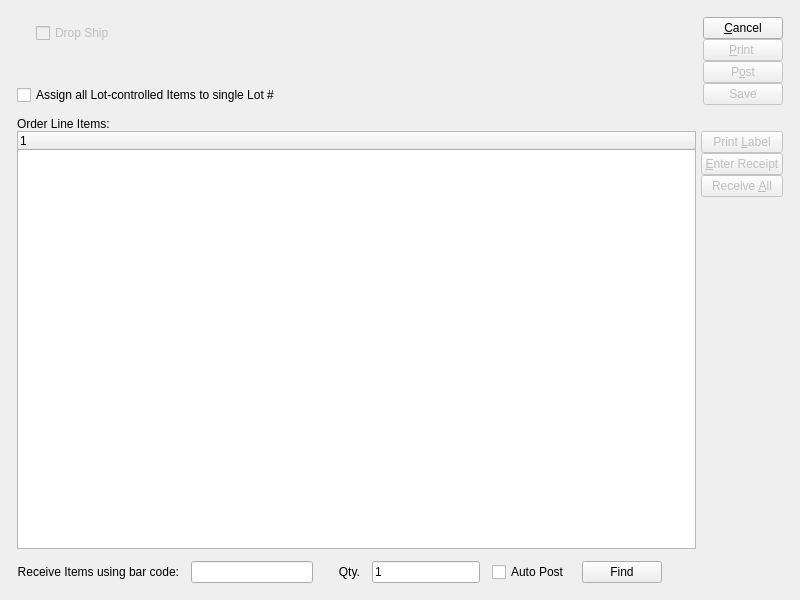
<?xml version="1.0" encoding="UTF-8"?>
<ui version="4.0">
 <comment>This file is part of the xTuple ERP: PostBooks Edition, a free and
open source Enterprise Resource Planning software suite,
Copyright (c) 1999-2011 by OpenMFG LLC, d/b/a xTuple.
It is licensed to you under the Common Public Attribution License
version 1.0, the full text of which (including xTuple-specific Exhibits)
is available at www.xtuple.com/CPAL.  By using this software, you agree
to be bound by its terms.</comment>
 <class>enterPoReceipt</class>
 <widget class="QWidget" name="enterPoReceipt">
  <property name="geometry">
   <rect>
    <x>0</x>
    <y>0</y>
    <width>800</width>
    <height>600</height>
   </rect>
  </property>
  <property name="windowTitle">
   <string>Enter Order Receipts</string>
  </property>
  <layout class="QGridLayout" name="gridLayout_3">
   <item row="0" column="0">
    <layout class="QGridLayout" name="gridLayout_2">
     <property name="margin">
      <number>12</number>
     </property>
     <property name="spacing">
      <number>12</number>
     </property>
     <item row="0" column="0">
      <layout class="QHBoxLayout" name="horizontalLayout">
       <item>
        <layout class="QVBoxLayout" name="verticalLayout">
         <property name="spacing">
          <number>5</number>
         </property>
         <item>
          <layout class="QHBoxLayout">
           <property name="leftMargin">
            <number>14</number>
           </property>
           <item>
            <widget class="OrderCluster" name="_order">
             <property name="sizePolicy">
              <sizepolicy hsizetype="Fixed" vsizetype="Fixed">
               <horstretch>0</horstretch>
               <verstretch>0</verstretch>
              </sizepolicy>
             </property>
            </widget>
           </item>
           <item>
            <layout class="QVBoxLayout" name="verticalLayout_2">
             <property name="topMargin">
              <number>6</number>
             </property>
             <item>
              <widget class="QCheckBox" name="_dropShip">
               <property name="enabled">
                <bool>false</bool>
               </property>
               <property name="text">
                <string>Drop Ship</string>
               </property>
              </widget>
             </item>
             <item>
              <spacer name="verticalSpacer">
               <property name="orientation">
                <enum>Qt::Vertical</enum>
               </property>
               <property name="sizeHint" stdset="0">
                <size>
                 <width>20</width>
                 <height>0</height>
                </size>
               </property>
              </spacer>
             </item>
            </layout>
           </item>
           <item>
            <spacer name="horizontalSpacer_2">
             <property name="orientation">
              <enum>Qt::Horizontal</enum>
             </property>
             <property name="sizeHint" stdset="0">
              <size>
               <width>40</width>
               <height>0</height>
              </size>
             </property>
            </spacer>
           </item>
          </layout>
         </item>
         <item>
          <widget class="XCheckBox" name="_singleLot">
           <property name="text">
            <string>Assign all Lot-controlled Items to single Lot #</string>
           </property>
          </widget>
         </item>
        </layout>
       </item>
       <item>
        <layout class="QVBoxLayout">
         <property name="spacing">
          <number>0</number>
         </property>
         <item>
          <widget class="QPushButton" name="_close">
           <property name="text">
            <string>&amp;Cancel</string>
           </property>
          </widget>
         </item>
         <item>
          <widget class="QPushButton" name="_print">
           <property name="enabled">
            <bool>false</bool>
           </property>
           <property name="text">
            <string>&amp;Print </string>
           </property>
          </widget>
         </item>
         <item>
          <widget class="QPushButton" name="_post">
           <property name="enabled">
            <bool>false</bool>
           </property>
           <property name="text">
            <string>P&amp;ost</string>
           </property>
           <property name="autoDefault">
            <bool>true</bool>
           </property>
           <property name="default">
            <bool>true</bool>
           </property>
          </widget>
         </item>
         <item>
          <widget class="QPushButton" name="_save">
           <property name="enabled">
            <bool>false</bool>
           </property>
           <property name="text">
            <string>Save</string>
           </property>
          </widget>
         </item>
         <item>
          <spacer>
           <property name="orientation">
            <enum>Qt::Vertical</enum>
           </property>
           <property name="sizeType">
            <enum>QSizePolicy::Expanding</enum>
           </property>
           <property name="sizeHint" stdset="0">
            <size>
             <width>20</width>
             <height>0</height>
            </size>
           </property>
          </spacer>
         </item>
        </layout>
       </item>
      </layout>
     </item>
     <item row="1" column="0">
      <widget class="QFrame" name="_frame">
       <property name="sizePolicy">
        <sizepolicy hsizetype="Preferred" vsizetype="Expanding">
         <horstretch>0</horstretch>
         <verstretch>1</verstretch>
        </sizepolicy>
       </property>
       <property name="frameShape">
        <enum>QFrame::NoFrame</enum>
       </property>
       <property name="frameShadow">
        <enum>QFrame::Raised</enum>
       </property>
       <layout class="QGridLayout" name="gridLayout">
        <property name="margin">
         <number>0</number>
        </property>
        <item row="0" column="0">
         <layout class="QVBoxLayout">
          <property name="spacing">
           <number>0</number>
          </property>
          <item>
           <widget class="QLabel" name="_orderitemLit">
            <property name="text">
             <string>Order Line Items:</string>
            </property>
           </widget>
          </item>
          <item>
           <layout class="QHBoxLayout">
            <property name="spacing">
             <number>5</number>
            </property>
            <item>
             <widget class="XTreeWidget" name="_orderitem"/>
            </item>
            <item>
             <layout class="QVBoxLayout">
              <property name="spacing">
               <number>0</number>
              </property>
              <item>
               <widget class="QPushButton" name="_printLabel">
                <property name="enabled">
                 <bool>false</bool>
                </property>
                <property name="text">
                 <string>Print &amp;Label</string>
                </property>
               </widget>
              </item>
              <item>
               <widget class="QPushButton" name="_enter">
                <property name="enabled">
                 <bool>false</bool>
                </property>
                <property name="text">
                 <string>&amp;Enter Receipt</string>
                </property>
               </widget>
              </item>
              <item>
               <widget class="QPushButton" name="_all">
                <property name="enabled">
                 <bool>false</bool>
                </property>
                <property name="text">
                 <string>Receive &amp;All</string>
                </property>
               </widget>
              </item>
              <item>
               <spacer>
                <property name="orientation">
                 <enum>Qt::Vertical</enum>
                </property>
                <property name="sizeType">
                 <enum>QSizePolicy::Expanding</enum>
                </property>
                <property name="sizeHint" stdset="0">
                 <size>
                  <width>20</width>
                  <height>20</height>
                 </size>
                </property>
               </spacer>
              </item>
             </layout>
            </item>
           </layout>
          </item>
         </layout>
        </item>
       </layout>
      </widget>
     </item>
     <item row="2" column="0">
      <layout class="QHBoxLayout" name="_2">
       <property name="spacing">
        <number>12</number>
       </property>
       <item>
        <widget class="QLabel" name="_bcLit">
         <property name="text">
          <string>Receive Items using bar code:</string>
         </property>
         <property name="alignment">
          <set>Qt::AlignRight|Qt::AlignTrailing|Qt::AlignVCenter</set>
         </property>
        </widget>
       </item>
       <item>
        <widget class="XLineEdit" name="_bc"/>
       </item>
       <item>
        <widget class="QLabel" name="_bcQtyLit">
         <property name="minimumSize">
          <size>
           <width>35</width>
           <height>0</height>
          </size>
         </property>
         <property name="text">
          <string>Qty.</string>
         </property>
         <property name="alignment">
          <set>Qt::AlignRight|Qt::AlignTrailing|Qt::AlignVCenter</set>
         </property>
        </widget>
       </item>
       <item>
        <widget class="XLineEdit" name="_bcQty">
         <property name="sizePolicy">
          <sizepolicy hsizetype="Preferred" vsizetype="Fixed">
           <horstretch>0</horstretch>
           <verstretch>0</verstretch>
          </sizepolicy>
         </property>
         <property name="text">
          <string>1</string>
         </property>
        </widget>
       </item>
       <item>
        <widget class="XCheckBox" name="_autoPost">
         <property name="text">
          <string>Auto Post</string>
         </property>
        </widget>
       </item>
       <item>
        <widget class="QPushButton" name="_bcFind">
         <property name="text">
          <string>Find</string>
         </property>
        </widget>
       </item>
       <item>
        <spacer>
         <property name="orientation">
          <enum>Qt::Horizontal</enum>
         </property>
         <property name="sizeType">
          <enum>QSizePolicy::Expanding</enum>
         </property>
         <property name="sizeHint" stdset="0">
          <size>
           <width>0</width>
           <height>20</height>
          </size>
         </property>
        </spacer>
       </item>
      </layout>
     </item>
    </layout>
   </item>
  </layout>
 </widget>
 <layoutdefault spacing="5" margin="5"/>
 <pixmapfunction>qPixmapFromMimeSource</pixmapfunction>
 <customwidgets>
  <customwidget>
   <class>OrderCluster</class>
   <extends>QWidget</extends>
   <header>ordercluster.h</header>
  </customwidget>
  <customwidget>
   <class>XCheckBox</class>
   <extends>QCheckBox</extends>
   <header>xcheckbox.h</header>
  </customwidget>
  <customwidget>
   <class>XLineEdit</class>
   <extends>QLineEdit</extends>
   <header>xlineedit.h</header>
   <container>1</container>
  </customwidget>
  <customwidget>
   <class>XTreeWidget</class>
   <extends>QTreeWidget</extends>
   <header>xtreewidget.h</header>
   <container>1</container>
  </customwidget>
 </customwidgets>
 <tabstops>
  <tabstop>_singleLot</tabstop>
  <tabstop>_orderitem</tabstop>
  <tabstop>_enter</tabstop>
  <tabstop>_all</tabstop>
  <tabstop>_print</tabstop>
  <tabstop>_post</tabstop>
  <tabstop>_close</tabstop>
 </tabstops>
 <resources/>
 <connections>
  <connection>
   <sender>_close</sender>
   <signal>clicked()</signal>
   <receiver>enterPoReceipt</receiver>
   <slot>close()</slot>
   <hints>
    <hint type="sourcelabel">
     <x>20</x>
     <y>20</y>
    </hint>
    <hint type="destinationlabel">
     <x>20</x>
     <y>20</y>
    </hint>
   </hints>
  </connection>
  <connection>
   <sender>_orderitem</sender>
   <signal>itemSelected(int)</signal>
   <receiver>_enter</receiver>
   <slot>animateClick()</slot>
   <hints>
    <hint type="sourcelabel">
     <x>20</x>
     <y>20</y>
    </hint>
    <hint type="destinationlabel">
     <x>20</x>
     <y>20</y>
    </hint>
   </hints>
  </connection>
  <connection>
   <sender>_orderitem</sender>
   <signal>valid(bool)</signal>
   <receiver>_enter</receiver>
   <slot>setEnabled(bool)</slot>
   <hints>
    <hint type="sourcelabel">
     <x>20</x>
     <y>20</y>
    </hint>
    <hint type="destinationlabel">
     <x>20</x>
     <y>20</y>
    </hint>
   </hints>
  </connection>
  <connection>
   <sender>_order</sender>
   <signal>valid(bool)</signal>
   <receiver>_print</receiver>
   <slot>setEnabled(bool)</slot>
   <hints>
    <hint type="sourcelabel">
     <x>171</x>
     <y>28</y>
    </hint>
    <hint type="destinationlabel">
     <x>683</x>
     <y>88</y>
    </hint>
   </hints>
  </connection>
  <connection>
   <sender>_order</sender>
   <signal>valid(bool)</signal>
   <receiver>_save</receiver>
   <slot>setEnabled(bool)</slot>
   <hints>
    <hint type="sourcelabel">
     <x>171</x>
     <y>28</y>
    </hint>
    <hint type="destinationlabel">
     <x>683</x>
     <y>178</y>
    </hint>
   </hints>
  </connection>
  <connection>
   <sender>_order</sender>
   <signal>valid(bool)</signal>
   <receiver>_all</receiver>
   <slot>setEnabled(bool)</slot>
   <hints>
    <hint type="sourcelabel">
     <x>171</x>
     <y>28</y>
    </hint>
    <hint type="destinationlabel">
     <x>691</x>
     <y>282</y>
    </hint>
   </hints>
  </connection>
  <connection>
   <sender>_order</sender>
   <signal>valid(bool)</signal>
   <receiver>_post</receiver>
   <slot>setEnabled(bool)</slot>
   <hints>
    <hint type="sourcelabel">
     <x>171</x>
     <y>28</y>
    </hint>
    <hint type="destinationlabel">
     <x>683</x>
     <y>133</y>
    </hint>
   </hints>
  </connection>
  <connection>
   <sender>_orderitem</sender>
   <signal>valid(bool)</signal>
   <receiver>_printLabel</receiver>
   <slot>setEnabled(bool)</slot>
   <hints>
    <hint type="sourcelabel">
     <x>297</x>
     <y>317</y>
    </hint>
    <hint type="destinationlabel">
     <x>635</x>
     <y>170</y>
    </hint>
   </hints>
  </connection>
  <connection>
   <sender>_bc</sender>
   <signal>returnPressed()</signal>
   <receiver>_bcFind</receiver>
   <slot>animateClick()</slot>
   <hints>
    <hint type="sourcelabel">
     <x>294</x>
     <y>556</y>
    </hint>
    <hint type="destinationlabel">
     <x>592</x>
     <y>558</y>
    </hint>
   </hints>
  </connection>
 </connections>
</ui>
